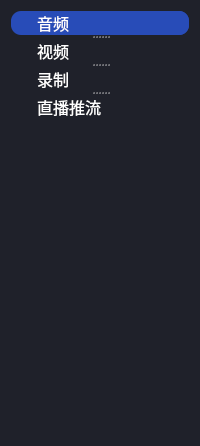
        <widget class="QWidget" name="widget" native="true">
         <property name="sizePolicy">
          <sizepolicy hsizetype="Preferred" vsizetype="Preferred">
           <horstretch>1</horstretch>
           <verstretch>0</verstretch>
          </sizepolicy>
         </property>
         <property name="styleSheet">
          <string notr="true">QWidget {
	background: #1f212a;
	border-radius: 10px;
}

QLabel {
	color: white;
}</string>
         </property>
         <layout class="QVBoxLayout" name="verticalLayout">
          <item>
           <widget class="QSplitter" name="splitter_3">
            <property name="orientation">
             <enum>Qt::Vertical</enum>
            </property>
            <widget class="ClickableWidget" name="audio_widget" native="true">
             <property name="sizePolicy">
              <sizepolicy hsizetype="Preferred" vsizetype="Preferred">
               <horstretch>0</horstretch>
               <verstretch>1</verstretch>
              </sizepolicy>
             </property>
             <property name="styleSheet">
              <string notr="true">QWidget, QLabel {
	background: #284cb8;
}</string>
             </property>
             <layout class="QHBoxLayout" name="horizontalLayout_5">
              <item>
               <widget class="QLabel" name="label">
                <property name="maximumSize">
                 <size>
                  <width>20</width>
                  <height>20</height>
                 </size>
                </property>
                <property name="text">
                 <string/>
                </property>
                <property name="pixmap">
                 <pixmap resource="desktop_share.qrc">:/DesktopShare/res/audio.png</pixmap>
                </property>
                <property name="scaledContents">
                 <bool>true</bool>
                </property>
               </widget>
              </item>
              <item>
               <widget class="QLabel" name="audio">
                <property name="sizePolicy">
                 <sizepolicy hsizetype="Preferred" vsizetype="Preferred">
                  <horstretch>0</horstretch>
                  <verstretch>1</verstretch>
                 </sizepolicy>
                </property>
                <property name="font">
                 <font>
                  <family>Arial</family>
                  <pointsize>12</pointsize>
                 </font>
                </property>
                <property name="styleSheet">
                 <string notr="true"/>
                </property>
                <property name="text">
                 <string>音频</string>
                </property>
               </widget>
              </item>
             </layout>
            </widget>
            <widget class="ClickableWidget" name="video_widget" native="true">
             <property name="sizePolicy">
              <sizepolicy hsizetype="Preferred" vsizetype="Preferred">
               <horstretch>0</horstretch>
               <verstretch>1</verstretch>
              </sizepolicy>
             </property>
             <layout class="QHBoxLayout" name="horizontalLayout_4">
              <item>
               <widget class="QLabel" name="label_2">
                <property name="maximumSize">
                 <size>
                  <width>20</width>
                  <height>20</height>
                 </size>
                </property>
                <property name="text">
                 <string/>
                </property>
                <property name="pixmap">
                 <pixmap resource="desktop_share.qrc">:/DesktopShare/res/video.png</pixmap>
                </property>
                <property name="scaledContents">
                 <bool>true</bool>
                </property>
               </widget>
              </item>
              <item>
               <widget class="QLabel" name="video">
                <property name="sizePolicy">
                 <sizepolicy hsizetype="Preferred" vsizetype="Preferred">
                  <horstretch>0</horstretch>
                  <verstretch>1</verstretch>
                 </sizepolicy>
                </property>
                <property name="font">
                 <font>
                  <family>Arial</family>
                  <pointsize>12</pointsize>
                 </font>
                </property>
                <property name="text">
                 <string>视频</string>
                </property>
               </widget>
              </item>
             </layout>
            </widget>
            <widget class="ClickableWidget" name="record_widget" native="true">
             <property name="sizePolicy">
              <sizepolicy hsizetype="Preferred" vsizetype="Preferred">
               <horstretch>0</horstretch>
               <verstretch>1</verstretch>
              </sizepolicy>
             </property>
             <layout class="QHBoxLayout" name="horizontalLayout_3">
              <item>
               <widget class="QLabel" name="label_3">
                <property name="maximumSize">
                 <size>
                  <width>20</width>
                  <height>20</height>
                 </size>
                </property>
                <property name="text">
                 <string/>
                </property>
                <property name="pixmap">
                 <pixmap resource="desktop_share.qrc">:/DesktopShare/res/record.png</pixmap>
                </property>
                <property name="scaledContents">
                 <bool>true</bool>
                </property>
               </widget>
              </item>
              <item>
               <widget class="QLabel" name="record">
                <property name="sizePolicy">
                 <sizepolicy hsizetype="Preferred" vsizetype="Preferred">
                  <horstretch>0</horstretch>
                  <verstretch>1</verstretch>
                 </sizepolicy>
                </property>
                <property name="font">
                 <font>
                  <family>Arial</family>
                  <pointsize>12</pointsize>
                 </font>
                </property>
                <property name="text">
                 <string>录制</string>
                </property>
               </widget>
              </item>
             </layout>
            </widget>
            <widget class="ClickableWidget" name="live_widget" native="true">
             <property name="sizePolicy">
              <sizepolicy hsizetype="Preferred" vsizetype="Preferred">
               <horstretch>0</horstretch>
               <verstretch>1</verstretch>
              </sizepolicy>
             </property>
             <layout class="QHBoxLayout" name="horizontalLayout_2">
              <item>
               <widget class="QLabel" name="label_4">
                <property name="maximumSize">
                 <size>
                  <width>20</width>
                  <height>20</height>
                 </size>
                </property>
                <property name="text">
                 <string/>
                </property>
                <property name="pixmap">
                 <pixmap resource="desktop_share.qrc">:/DesktopShare/res/live.png</pixmap>
                </property>
                <property name="scaledContents">
                 <bool>true</bool>
                </property>
               </widget>
              </item>
              <item>
               <widget class="QLabel" name="live">
                <property name="sizePolicy">
                 <sizepolicy hsizetype="Preferred" vsizetype="Preferred">
                  <horstretch>0</horstretch>
                  <verstretch>1</verstretch>
                 </sizepolicy>
                </property>
                <property name="font">
                 <font>
                  <family>Arial</family>
                  <pointsize>12</pointsize>
                 </font>
                </property>
                <property name="text">
                 <string>直播推流</string>
                </property>
               </widget>
              </item>
             </layout>
            </widget>
           </widget>
          </item>
          <item>
           <spacer name="verticalSpacer">
            <property name="orientation">
             <enum>Qt::Vertical</enum>
            </property>
            <property name="sizeHint" stdset="0">
             <size>
              <width>20</width>
              <height>316</height>
             </size>
            </property>
           </spacer>
          </item>
         </layout>
        </widget>
